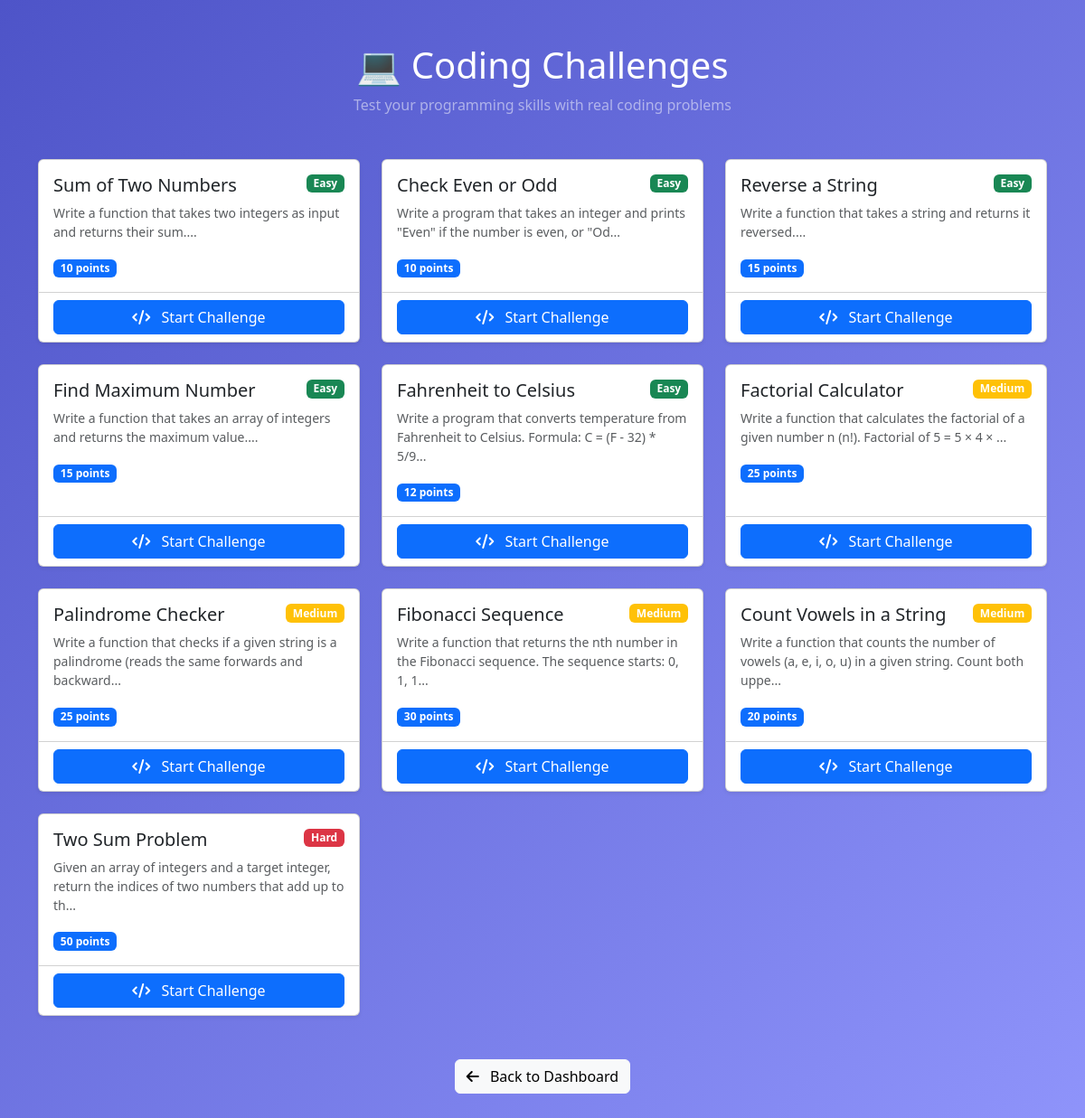
/assessment/coding_list.php (signed in), run on the app's committed database.
### tables this page shows
CREATE TABLE `coding_challenges` (
  `id` int(11) NOT NULL,
  `title` varchar(200) NOT NULL,
  `description` text NOT NULL,
  `difficulty_level` enum('easy','medium','hard') DEFAULT 'easy',
  `points` int(11) DEFAULT 10,
  `sample_input` text DEFAULT NULL,
  `sample_output` text DEFAULT NULL,
  `constraints` text DEFAULT NULL,
  `starter_code` text DEFAULT NULL,
  `test_cases` longtext DEFAULT NULL CHECK (json_valid(`test_cases`)),
  `created_at` timestamp NOT NULL DEFAULT current_timestamp()
);

### assessment/coding_list.php (the view, shortened to what this page needs)
<?php
include("../includes/user_auth.php");
$challenges = mysqli_query($conn, "SELECT * FROM coding_challenges ORDER BY
    FIELD(difficulty_level, 'easy', 'medium', 'hard'), id");
?>
<!DOCTYPE html>
<html lang="en">
<head>
    <link href="https://cdn.jsdelivr.net/npm/bootstrap@5.3.0/dist/css/bootstrap.min.css" rel="stylesheet">
    <link rel="stylesheet" href="https://cdnjs.cloudflare.com/ajax/libs/font-awesome/6.5.1/css/all.min.css">
</head>
<body style="background: linear-gradient(135deg, #4e54c8, #8f94fb); min-height: 100vh;">
<div class="container py-5">
    <div class="text-center mb-5">
        <h1 class="text-white">💻 Coding Challenges</h1>
        <p class="text-white-50">Test your programming skills with real coding problems</p>
    </div>
    <div class="row">
        <?php while($challenge = mysqli_fetch_assoc($challenges)):
            $badge_class = $challenge['difficulty_level'] == 'easy' ? 'success' :
                          ($challenge['difficulty_level'] == 'medium' ? 'warning' : 'danger');
        ?>
        <div class="col-md-6 col-lg-4 mb-4">
            <div class="card h-100 shadow-sm">
                <div class="card-body">
                    <div class="d-flex justify-content-between align-items-start">
                        <h5 class="card-title"><?php echo htmlspecialchars($challenge['title']); ?></h5>
                        <span class="badge bg-<?php echo $badge_class; ?>">
                            <?php echo ucfirst($challenge['difficulty_level']); ?>
                        </span>
                    </div>
                    <p class="card-text text-muted small">
                        <?php echo substr(htmlspecialchars($challenge['description']), 0, 100); ?>...
                    </p>
                    <div class="mt-3">
                        <span class="badge bg-primary"><?php echo $challenge['points']; ?> points</span>
                    </div>
                </div>
                <div class="card-footer bg-transparent">
                    <a href="coding.php?id=<?php echo $challenge['id']; ?>" class="btn btn-primary w-100">
                        <i class="fas fa-code me-2"></i> Start Challenge
                    </a>
                </div>
            </div>
        </div>
        <?php endwhile; ?>
    </div>
    <div class="text-center mt-4">
        <a href="../dashboard.php" class="btn btn-light">
            <i class="fas fa-arrow-left me-2"></i> Back to Dashboard
        </a>
    </div>
</div>
</body>
</html>

### data on the page
coding_challenges: title "Sum of Two Numbers", difficulty_level "Easy", description "Write a function that takes two integers as input and returns their sum.", points "10"
coding_challenges: title "Check Even or Odd", difficulty_level "Easy", description "Write a program that takes an integer and prints \"Even\" if the number is even, or \"Od", points "10"
coding_challenges: title "Reverse a String", difficulty_level "Easy", description "Write a function that takes a string and returns it reversed.", points "15"
coding_challenges: title "Find Maximum Number", difficulty_level "Easy", description "Write a function that takes an array of integers and returns the maximum value.", points "15"
coding_challenges: title "Fahrenheit to Celsius", difficulty_level "Easy", description "Write a program that converts temperature from Fahrenheit to Celsius. Formula: C = (F - 32) * 5/9", points "12"
coding_challenges: title "Factorial Calculator", difficulty_level "Medium", description "Write a function that calculates the factorial of a given number n (n!). Factorial of 5 = 5 × 4 ×", points "25"
coding_challenges: title "Palindrome Checker", difficulty_level "Medium", description "Write a function that checks if a given string is a palindrome (reads the same forwards and backward", points "25"
coding_challenges: title "Fibonacci Sequence", difficulty_level "Medium", description "Write a function that returns the nth number in the Fibonacci sequence. The sequence starts: 0, 1, 1", points "30"
coding_challenges: title "Count Vowels in a String", difficulty_level "Medium", description "Write a function that counts the number of vowels (a, e, i, o, u) in a given string. Count both uppe", points "20"
coding_challenges: title "Two Sum Problem", difficulty_level "Hard", description "Given an array of integers and a target integer, return the indices of two numbers that add up to th", points "50"
